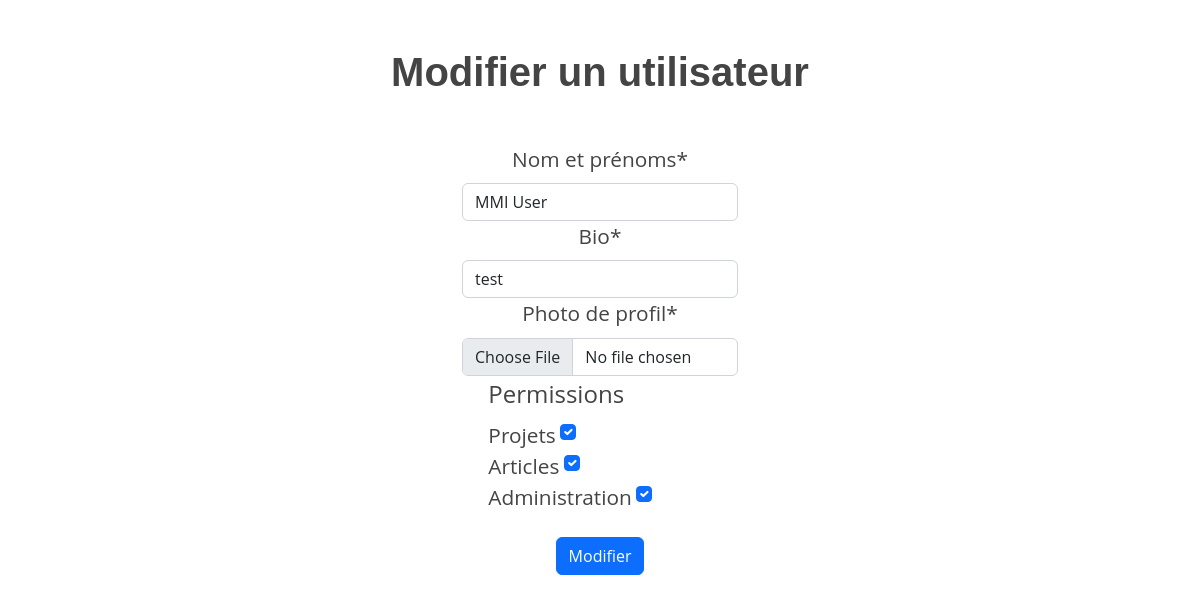
The page /src/backoffice/page_modifier_utilisateur.php?id=3 on the database its author committed.
### tables this page shows
CREATE TABLE IF NOT EXISTS `utilisateur` (
  `id` int(11) NOT NULL AUTO_INCREMENT,
  `nom` varchar(50) NOT NULL,
  `login` varchar(20) NOT NULL,
  `mdp` varchar(20) NOT NULL,
  `mail` varchar(50) NOT NULL,
  `bio` varchar(500) DEFAULT NULL,
  `role_articles` tinyint(4) NOT NULL,
  `role_projets` tinyint(4) NOT NULL,
  `role_admin` tinyint(4) NOT NULL,
  `photo_profil` varchar(255) NOT NULL,
  PRIMARY KEY (`id`)
);

### src/database/data.php (called while the page is built, shortened)
<?php
function getUserDetails($id)
{
    $db = connectToDB();
    $query = "SELECT * FROM utilisateur WHERE id=" . $id;
    $stmt = $db->prepare($query);
    $stmt->execute();
    $result = $stmt->fetch();
    return $result;
}

### src/backoffice/page_modifier_utilisateur.php (the view, shortened to what this page needs)
<?php
include '../database/data.php';  ?>
<!DOCTYPE html>
<html lang="fr">
<head>
    <?php include 'head.php'; ?>
</head>
<?php
$user = getUserDetails($_GET['id']);
?>
<body>
    <form action="modifier_utilisateur" method="post" enctype="multipart/form-data">
        <center>
            <h1 class="mt-5 mb-2">Modifier un utilisateur</h1>
        </center>
        <div class="mb-3 container d-flex flex-column justify-content-center align-items-center w-25 mb-5 mt-5">
            <label class="form-label" for="name">Nom et prénoms*</label>
            <input class="form-control" required type="text" name="name" id="" value="<?php echo (($user['nom'])); ?>">
            <label class="form-label" for="bio">Bio*</label>
            <input class="form-control" required type="text" name="bio" id="" value="<?php echo (($user['bio'])); ?>">
            <label class="form-label" for="photo_profil">Photo de profil*</label>
            <input class="form-control" required type="file" name="photo_profil" id="" required>
            <fieldset>
                <legend>Permissions</legend>
                <label class="form-check-label" for="role_projets">Projets</label>
                <input class="form-check-input" type="checkbox" name="role_projets" value="1" <?php echo $user['role_projets'] == 1 ? 'checked' : ''; ?>><br>
                <label class="form-check-label" for="role_articles">Articles</label>
                <input class="form-check-input" type="checkbox" name="role_articles" id="" value="1" <?php echo $user['role_articles'] == 1 ? 'checked' : ''; ?>><br>
                <label class="form-check-label" for="role_admin">Administration</label>
                <input class="form-check-input" type="checkbox" name="role_admin" id="" value="1" <?php echo $user['role_admin'] == 1 ? 'checked' : ''; ?>><br>
            </fieldset>
            <input class="btn btn-primary my-4" type="submit" value="Modifier">
        </div>
    </form>
</body>
</html>

### src/css/style.css (style rules this page uses)
*, *::before, *::after { box-sizing: border-box; }
.btn-primary { --bs-btn-bg: #227d72; --bs-btn-border-color: #227d72; --bs-btn-hover-bg: #17534c; --bs-btn-hover-border-color: #227d72; --bs-btn-active-bg: #13433e; --bs-btn-active-border-color: #227d72; }
:root { --bs-dropdown-link-active-bg: #227d72 !important; }
body { margin: 0 auto; font-size: 100%; font-family: "Satoshi", sans-serif; overflow-x: hidden; }
h1 { font-weight: 900 !important; }
label { font-size: 1.3em; z-index: 100; -webkit-transition: -webkit-transform 0.2s linear; }

### rows shown on the page
utilisateur: name "MMI User", bio "test", role_projets "☑", role_articles "☑", role_admin "☑"
